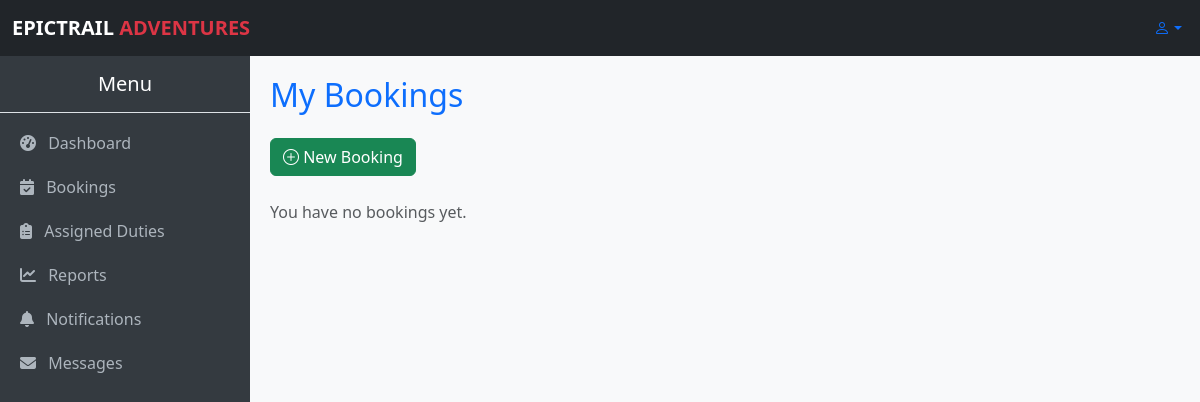
Page /bookings/staff/ (signed in) on the earlier database version.
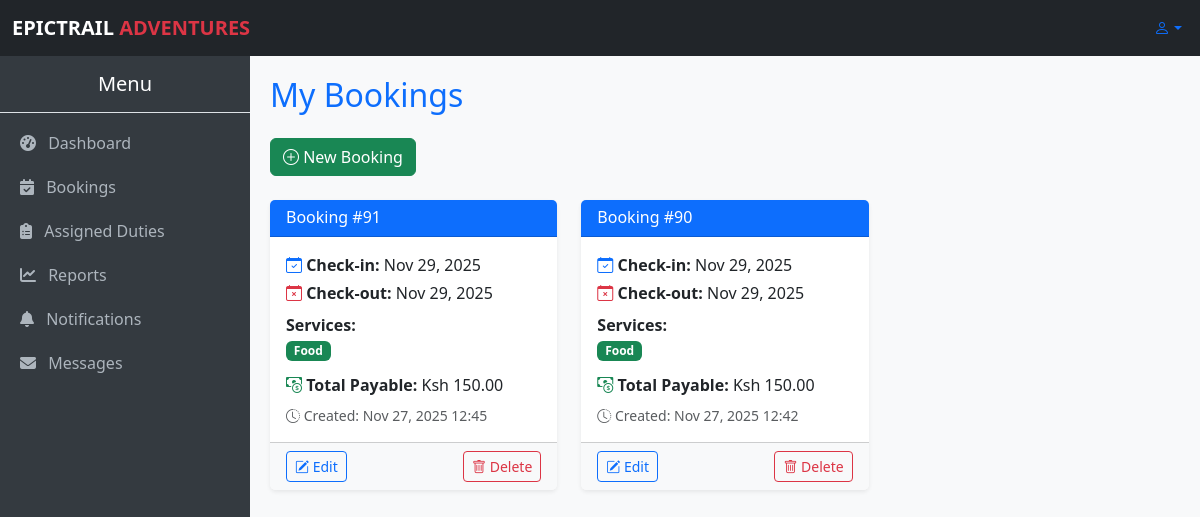
Same page on the later database version.
### myApp/models.py (models this page shows, shortened)
class Booking(models.Model):
    booking_user = models.ForeignKey(User, on_delete=models.SET_NULL, null=True, blank=True)
    booking_customer_name = models.CharField(max_length=100, blank=True, null=True)
    booking_customer_email = models.EmailField(blank=True, null=True)
    booking_activities = models.ManyToManyField(Activity, blank=True)
    booking_packages = models.ManyToManyField(Package, blank=True)
    booking_rooms = models.ManyToManyField(Room, blank=True)
    booking_food = models.ManyToManyField(Food, blank=True)
    booking_tours = models.ManyToManyField(Tour, blank=True)
    booking_check_in = models.DateField(blank=True, null=True)
    booking_check_out = models.DateField(blank=True, null=True)
    booking_pax = models.PositiveIntegerField(default=1)
    booking_pax_details = models.JSONField(blank=True, null=True)
    booking_created_at = models.DateTimeField(auto_now_add=True)
    paid = models.DecimalField(max_digits=10, decimal_places=2, default=0)
    @property
    def nights_spent(self):
        if self.booking_check_in and self.booking_check_out:
            days = (self.booking_check_out - self.booking_check_in).days
            return max(days, 1)
        return 1
    @property
    def amount_required(self):
        pax = self.booking_pax
        room_cost = sum(
            room.room_room_type.roomType_price_per_night * pax * self.nights_spent
            for room in self.booking_rooms.all()
        )
        activities_cost = sum(
            a.activity_price_per_person * pax for a in self.booking_activities.all()
        )
        package_cost = sum(
            p.package_price_per_person * pax for p in self.booking_packages.all()
        )
        food_cost = sum(
            f.food_price_per_person * pax for f in self.booking_food.all()
        )
        tour_cost = sum(
            t.tour_price_per_person * pax for t in self.booking_tours.all()
        )
        return room_cost + activities_cost + package_cost + food_cost + tour_cost

class Food(models.Model):
    food_name = models.CharField(max_length=100)
    food_price_per_person = models.DecimalField(max_digits=10, decimal_places=2)

### myApp/views.py (the view)
# urls.py: path("bookings/staff/", views.staff_bookings, name="staff_bookings"),
@login_required
def staff_bookings(request):
    my_bookings = Booking.objects.filter(booking_user=request.user).order_by("-booking_created_at")
    if request.user.is_superuser:
        base_template = "base.admin.html"
    else:
        base_template = "base.staff.html"
    return render(request, "staff.bookings.html", {
        "bookings": my_bookings,
        "base_template": base_template
    })

### myApp/context_processors.py (called while the page is built)
def total_users(request):
    return {'total_users': User.objects.count()}

def total_bookings(request):
    return {'total_bookings': Booking.objects.count()}

def total_amount(request):
    total = 0
    if request.user.is_authenticated:
        bookings = Booking.objects.all()  # optionally filter by user=request.user
        booking_total = sum(booking.amount_required for booking in bookings)
        food_orders = FoodOrder.objects.all()  # optionally filter by user=request.user
        food_total = sum(order.total_price() for order in food_orders)  # <- call the method
        total = booking_total + food_total
    return {'total_amount': total}

def total_cost(request):
    if not request.user.is_authenticated:
        return {
            'user_bookings': [],
            'user_total_amount': 0,
        }
    bookings = Booking.objects.filter(booking_user=request.user).prefetch_related(
        'booking_activities', 'booking_packages', 'booking_rooms', 'booking_food', 'booking_tours'
    )
    total_amount = sum(b.amount_required for b in bookings)
    return {
        'user_bookings': bookings,
        'user_total_amount': total_amount,
    }

### myApp/templates/staff.bookings.html (shortened to what this page needs)
{% extends base_template %}
{% block content %}
<h2 class="text-primary mb-4">My Bookings</h2>
<div class="mb-4">
    <a href="{% url 'create_booking' %}" class="btn btn-success">
        <i class="bi bi-plus-circle"></i> New Booking
    </a>
</div>
{% if bookings %}
<div class="row g-4">
    {% for booking in bookings %}
    <div class="col-md-6 col-lg-4">
        <div class="card booking-card shadow-sm h-100 border-0">
            <div class="card-header bg-primary text-white py-2">
                <h6 class="mb-0">Booking #{{ booking.id }}</h6>
            </div>
            <div class="card-body">
                <p class="mb-1">
                    <i class="bi bi-calendar-check text-primary"></i>
                    <strong>Check-in:</strong>
                    {{ booking.booking_check_in|date:"M d, Y" }}
                </p>
                <p class="mb-2">
                    <i class="bi bi-calendar-x text-danger"></i>
                    <strong>Check-out:</strong>
                    {{ booking.booking_check_out|date:"M d, Y" }}
                </p>
                <p class="mb-2">
                    <strong>Services:</strong><br>
                    {% if booking.booking_food.exists %}
                        <span class="badge bg-success my-1">Food</span>
                    {% endif %}
                </p>
                <p class="mb-2">
                    <i class="bi bi-cash-coin text-success"></i>
                    <strong>Total Payable:</strong>
                    Ksh {{ booking.amount_required }}
                </p>
                <p class="text-muted small mb-0">
                    <i class="bi bi-clock-history"></i>
                    Created: {{ booking.booking_created_at|date:"M d, Y H:i" }}
                </p>
            </div>
            <div class="card-footer bg-light d-flex justify-content-between">
                <a href="{% url 'edit_booking' booking.id %}" class="btn btn-sm btn-outline-primary">
                    <i class="bi bi-pencil-square"></i> Edit
                </a>
                <a href="{% url 'delete_booking' booking.id %}" class="btn btn-sm btn-outline-danger"
                   onclick="return confirm('Are you sure you want to delete this booking?')">
                    <i class="bi bi-trash"></i> Delete
                </a>
            </div>
        </div>
    </div>
    {% endfor %}
</div>
{% else %}
<p class="text-muted">You have no bookings yet.</p>
{% endif %}
{% endblock %}

Differences in the rows shown:
added Booking: id "91", booking_check_in "Nov 29, 2025", booking_check_out "Nov 29, 2025", shows "Food", amount_required "150.00", booking_created_at "Nov 27, 2025 12:45"
added Booking: id "90", booking_check_in "Nov 29, 2025", booking_check_out "Nov 29, 2025", shows "Food", amount_required "150.00", booking_created_at "Nov 27, 2025 12:42"
Other differences:
text no longer shown: "You have no bookings yet."
